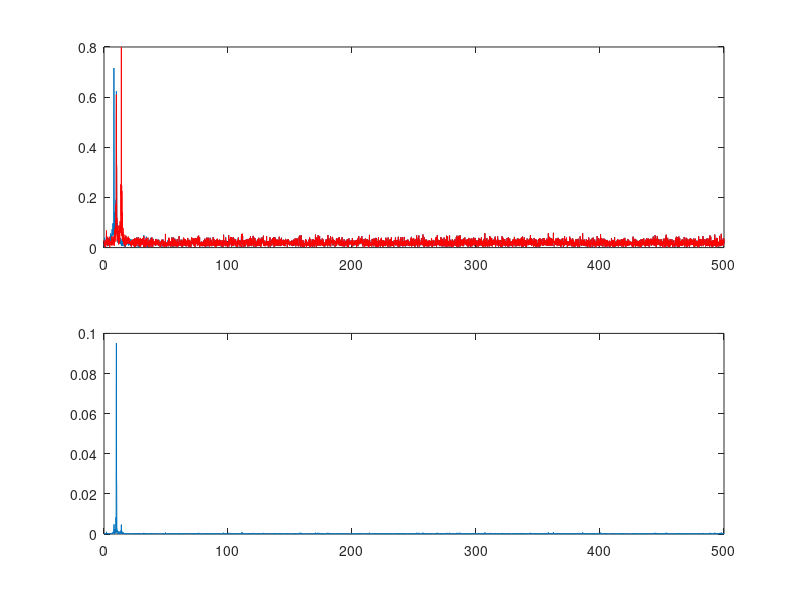

Reproduce this figure in MATLAB. (Note: this script raises an error after producing the figure.)

%%%%%%%%%%%%%%%%%%%%%%%%%%%%%%%%%%%%%%%%%%%%%%%%%%%%%%%%%%%%%%%%%%%%%%% spectral coherence 
srate = 1000; 
t = 0: 1/ srate: 9-1/ srate; 
n = length( t); 

% create signals 
f = [10 14 8]; 
k1 =( f( 1)/ srate)* 2* pi/ f( 1); 

sigA = sin( 2* pi.* f( 1).* t + k1* cumsum( 5* randn( 1, n))) + randn( size( t)); 
sigB = sin( 2* pi.* f( 2).* t + k1* cumsum( 5* randn( 1, n))) + sigA; 

sigA = sigA + sin( 2* pi.* f( 3).* t + k1* cumsum( 5* randn( 1, n))); 

% ---------------- signA e signB sono i segnali da cui calcolare la spectral cohertence 

% show power of each channel 
hz = linspace( 0, srate/ 2, floor( n/ 2) + 1); 
sigAx = fft( sigA)/ n; 
sigBx = fft( sigB)/ n; 
subplot( 211)
plot( hz, 2* abs( sigAx( 1: length( hz)))), hold on 
plot( hz, 2* abs( sigBx( 1: length( hz))),' r') 

% spectral coherence 
specX = abs( sigAx.* conj( sigBx)).^2; 
spectcoher = specX./( sigAx.* sigBx); 

powerCoher = spectcoher.*conj(spectcoher)/n;   % Power of the DFT
fm = min( find( powerCoher == max(powerCoher) ) * (srate/n) )
pause;  

subplot( 212) 
plot( hz, abs( spectcoher( 1: length( hz))))
pause;


%%%%%%%%%%%%%%%%%%%%%%%%%%%%%%%%%%%%%%%%%%%%%%%%%%%%%%%%%%%%%%%%%%%%%%%%%%%%%%%%%%%%%%%%% applying to the problem 
menv;

########################### CONSTANTS 
INTERICTAL_MODE = 1;
PREICTAL_MODE = 2;
TEST_MODE = 3;

NUMBER_OF_FILES = 2;
########################### loadind data sets and meta-data
printf("|--> generating features set ...\n");

%%dss = ["Dog_1"; "Dog_2"; "Dog_3"; "Dog_4"; "Dog_5"; "Patient_1"; "Patient_2"];
dss = ["Patient_2"];
cdss = cellstr (dss);

printf("|--> found %i data sets ... \n",size(cdss,1));
for i = 1:size(cdss,1)
  printf("|- %i - %s \n",i,cell2mat(cdss(i,1)));
endfor 

for i = 1:size(cdss,1)
  ds = cell2mat(cdss(i,1)); 
  printf("|---> processing %s  ...\n",ds);
  
  %% data files 
  %%pattern_interictal = ([curr_dir "/dataset/seizure-prediction/" ds "/" ds "/" ds "_interictal_segment*"]);
  pattern_interictal = ([curr_dir "/dataset/seizure-prediction/" ds "/" ds "_interictal_segment*"]);
  interictal_files = glob (pattern_interictal);
  
  %%pattern_preictal = ([curr_dir "/dataset/seizure-prediction/" ds "/" ds "/" ds "_preictal_segment*"]);
  pattern_preictal = ([curr_dir "/dataset/seizure-prediction/" ds "/" ds "_preictal_segment*"]);
  preictal_files = glob (pattern_preictal);
  
  %%pattern_test = ([curr_dir "/dataset/seizure-prediction/" ds "/" ds "/" ds "_test_segment*"]);
  pattern_test = ([curr_dir "/dataset/seizure-prediction/" ds "/" ds "_test_segment*"]);
  test_files = glob (pattern_test);
  
  %%%%%%%%%% main loop  
  for mode = 1:2
    printf("|---> mode = %i (1 = inter,2=preict,3=test) ...\n",mode);
    
    files = test_files;
    if (mode == INTERICTAL_MODE)
      files = interictal_files;
    elseif (mode == PREICTAL_MODE) 
      files = preictal_files;
    endif 
    
    for fi = 1:size(files,1)
      
      if (fi > NUMBER_OF_FILES) 
        break;  
      endif 
      
      fn = cell2mat(files(fi,1));
      printf("|-- processing %s  ...\n",fn);
      
      %%%%%%%%%%%%%%%%%%%%%%%%%%%%%
      seg = load  (fn);
      names = fieldnames(seg);
      name_seg = cell2mat(names);
      seg_struct = getfield(seg,name_seg);
      
      %% garbage collection .. 
      clear seg; 
      
      seg_struct_names = fieldnames(seg_struct);
      
      name = cell2mat(seg_struct_names(1,1));
      data = getfield(seg_struct,name);
      
      name = cell2mat(seg_struct_names(2,1));
      data_length_sec = getfield(seg_struct,name);
      
      name = cell2mat(seg_struct_names(3,1));
      sampling_fraquency = getfield(seg_struct,name);
      
      name = cell2mat(seg_struct_names(4,1));
      channels = getfield(seg_struct,name);
      
      %% garbage collection .. 
      clear seg_struct;
      
      %%% signal processing ... 
      spectcoher = []; 
      for i = 2:size(data,1)
        
          t = 0:1/sampling_fraquency:data_length_sec-1/sampling_fraquency;      
          n = length(t);
          
          sigAx = spectcoher; 
          if (i == 2)
             sigAx = fft( data(1,:)')/ n;
          endif
         
          sigBx = fft( data(i,:)')/ n; 
          
          % spectral coherence 
          specX = abs( sigAx.* conj( sigBx)).^2; 
          spectcoher = specX./( sigAx.* sigBx); 
          
          powerCoher = spectcoher.*conj(spectcoher)/n;   % Power of the DFT
          fm = min( find( powerCoher == max(powerCoher) ) * (sampling_fraquency/n) );
          
          printf("|---> spectral coherence among signal %i and before has fm = %f \n",i,fm);
          
          
      endfor
      %%%%%%%%%%%%%%%%%%%%%%%%%%%%%
      fflush(stdout);
    endfor 
  endfor 
endfor 

 

 %%%%%%%%%%%%%%%%%%%%%%%%%%%%%%%%%%%%%%%%%%%%%%%%%%%%%%%%%%%%%%%%%%%%%%% PCA
 % covariance of data 
 v = rand( 10); 
 c = chol( v* v'); 
 n = 10000; 
 % n time points 
 d = randn( n, size( v, 1))* c; 
 % subtract mean and compute covariance ---- d e' il segnale (10000 obs x 10 canali )
 d = bsxfun(@ minus, d, mean( d, 1)); 
 covar = (d'* d)./( n-1); 
 
 imagesc( covar)
 pause;
 
 % compute PCA and eigenvalues (ev) 
 [pc, ev] = eig( covar); 
 % re-sort components 
 #pc = pc(:, end:-1: 1); 
 % extract eigenvalues and covert to % 
 %%ev = diag( ev); ev = 100* ev( end:-1: 1)./ sum( ev); 
 ev = diag( ev); 
 ev = 100* ev./ sum( ev); 
 
 plot( ev,'-o')

 
 
 
 %%%%%%%%%%%%%%%%%%%%%%%%%%%%%%%%%%%%%%%%%%%%%%%%%%%%%%%%%%%%%%%%%%%%%%%%%%%%%%%%%%%%%%%%% applying to the problem 
menv;

########################### CONSTANTS 
INTERICTAL_MODE = 1;
PREICTAL_MODE = 2;
TEST_MODE = 3;

NUMBER_OF_FILES = 2;
########################### loadind data sets and meta-data
printf("|--> generating features set ...\n");

%%dss = ["Dog_1"; "Dog_2"; "Dog_3"; "Dog_4"; "Dog_5"; "Patient_1"; "Patient_2"];
dss = ["Patient_2"];
cdss = cellstr (dss);

printf("|--> found %i data sets ... \n",size(cdss,1));
for i = 1:size(cdss,1)
  printf("|- %i - %s \n",i,cell2mat(cdss(i,1)));
endfor 
 
 for i = 1:size(cdss,1)
  ds = cell2mat(cdss(i,1)); 
  printf("|---> processing %s  ...\n",ds);
  
  %% data files 
  %%pattern_interictal = ([curr_dir "/dataset/seizure-prediction/" ds "/" ds "/" ds "_interictal_segment*"]);
  pattern_interictal = ([curr_dir "/dataset/seizure-prediction/" ds "/" ds "_interictal_segment*"]);
  interictal_files = glob (pattern_interictal);
  
  %%pattern_preictal = ([curr_dir "/dataset/seizure-prediction/" ds "/" ds "/" ds "_preictal_segment*"]);
  pattern_preictal = ([curr_dir "/dataset/seizure-prediction/" ds "/" ds "_preictal_segment*"]);
  preictal_files = glob (pattern_preictal);
  
  %%pattern_test = ([curr_dir "/dataset/seizure-prediction/" ds "/" ds "/" ds "_test_segment*"]);
  pattern_test = ([curr_dir "/dataset/seizure-prediction/" ds "/" ds "_test_segment*"]);
  test_files = glob (pattern_test);
  
  %%%%%%%%%% main loop  
  for mode = 1:2
    printf("|---> mode = %i (1 = inter,2=preict,3=test) ...\n",mode);
    
    files = test_files;
    if (mode == INTERICTAL_MODE)
      files = interictal_files;
    elseif (mode == PREICTAL_MODE) 
      files = preictal_files;
    endif 
    
    for fi = 1:size(files,1)
      
      if (fi > NUMBER_OF_FILES) 
        break;  
      endif 
      
      fn = cell2mat(files(fi,1));
      printf("|-- processing %s  ...\n",fn);
      
      %%%%%%%%%%%%%%%%%%%%%%%%%%%%%
      seg = load  (fn);
      names = fieldnames(seg);
      name_seg = cell2mat(names);
      seg_struct = getfield(seg,name_seg);
      
      %% garbage collection .. 
      clear seg; 
      
      seg_struct_names = fieldnames(seg_struct);
      
      name = cell2mat(seg_struct_names(1,1));
      data = getfield(seg_struct,name);
      
      name = cell2mat(seg_struct_names(2,1));
      data_length_sec = getfield(seg_struct,name);
      
      name = cell2mat(seg_struct_names(3,1));
      sampling_fraquency = getfield(seg_struct,name);
      
      name = cell2mat(seg_struct_names(4,1));
      channels = getfield(seg_struct,name);
      
      %% garbage collection .. 
      clear seg_struct;
      
      %%% signal processing ... 
      
        
          t = 0:1/sampling_fraquency:data_length_sec-1/sampling_fraquency;      
          n = length(t);
          
          d = bsxfun(@ minus, data', mean( data', 1)); 
          covar = (d'* d)./( n-1);
          
          [pc, ev] = eig( covar); 
          ev = diag( ev); 
          ev = 100* ev./ sum( ev); 
          ev_main = sum(ev > 10);
          printf("|-- numero di PC che spiegano almeno il 10 perc. della variabilita' = %f  ...\n",ev_main);
 
          plot( ev,'-o')
          pause; 
          
      
      %%%%%%%%%%%%%%%%%%%%%%%%%%%%%
      fflush(stdout);
    endfor 
  endfor 
endfor 



########################### automatic  
menv;

########################### CONSTANTS 
INTERICTAL_MODE = 1;
PREICTAL_MODE = 2;
TEST_MODE = 3;

NUMBER_OF_FILES = 2;
########################### loadind data sets and meta-data
printf("|--> generating features set ...\n");

%%dss = ["Dog_1"; "Dog_2"; "Dog_3"; "Dog_4"; "Dog_5"; "Patient_1"; "Patient_2"];
dss = ["Dog_5"];
cdss = cellstr (dss);

interict_mat = [];
preict_mat = [];

printf("|--> found %i data sets ... \n",size(cdss,1));
for i = 1:size(cdss,1)
  printf("|- %i - %s \n",i,cell2mat(cdss(i,1)));
endfor 
 
 for i = 1:size(cdss,1)
  ds = cell2mat(cdss(i,1)); 
  printf("|---> processing %s  ...\n",ds);
  
  %% data files 
  %%pattern_interictal = ([curr_dir "/dataset/seizure-prediction/" ds "/" ds "/" ds "_interictal_segment*"]);
  pattern_interictal = ([curr_dir "/dataset/seizure-prediction/" ds "/" ds "_interictal_segment*"]);
  interictal_files = glob (pattern_interictal);
  
  %%pattern_preictal = ([curr_dir "/dataset/seizure-prediction/" ds "/" ds "/" ds "_preictal_segment*"]);
  pattern_preictal = ([curr_dir "/dataset/seizure-prediction/" ds "/" ds "_preictal_segment*"]);
  preictal_files = glob (pattern_preictal);
  
  %%pattern_test = ([curr_dir "/dataset/seizure-prediction/" ds "/" ds "/" ds "_test_segment*"]);
  pattern_test = ([curr_dir "/dataset/seizure-prediction/" ds "/" ds "_test_segment*"]);
  test_files = glob (pattern_test);
  
  %%%%%%%%%% main loop  
  interict_mat = zeros(size(interictal_files,1),11);
  preict_mat = zeros(size(preictal_files,1),11);
  
  for mode = 1:2
    printf("|---> mode = %i (1 = inter,2=preict,3=test) ...\n",mode);
    
    files = test_files;
    if (mode == INTERICTAL_MODE)
      files = interictal_files;
    elseif (mode == PREICTAL_MODE) 
      files = preictal_files;
    endif 
    
    for fi = 1:size(files,1)
      
      fn = cell2mat(files(fi,1));
      printf("|-- processing %s  ...\n",fn);
      
      %%%%%%%%%%%%%%%%%%%%%%%%%%%%%
      seg = load  (fn);
      names = fieldnames(seg);
      name_seg = cell2mat(names);
      seg_struct = getfield(seg,name_seg);
      
      %% garbage collection .. 
      clear seg; 
      
      seg_struct_names = fieldnames(seg_struct);
      
      name = cell2mat(seg_struct_names(1,1));
      data = getfield(seg_struct,name);
      
      name = cell2mat(seg_struct_names(2,1));
      data_length_sec = getfield(seg_struct,name);
      
      name = cell2mat(seg_struct_names(3,1));
      sampling_fraquency = getfield(seg_struct,name);
      
      name = cell2mat(seg_struct_names(4,1));
      channels = getfield(seg_struct,name);
      
      %% garbage collection .. 
      clear seg_struct;
      
      %%% signal processing ... 
      
        
          t = 0:1/sampling_fraquency:data_length_sec-1/sampling_fraquency;      
          n = length(t);
          
          d = bsxfun(@ minus, data', mean( data', 1)); 
          covar = (d'* d)./( n-1);
          
          [pc, ev] = eig( covar); 
          ev = diag( ev); 
          ev = 100* ev./ sum( ev); 
          ev_main = sum(ev > 10);
          printf("|-- numero di PC che spiegano almeno il 10 perc. della variabilita' = %f  ...\n",ev_main);
          
          BASE = 5;
          ev_5 = sum(ev > BASE+1);
          ev_6 = sum(ev > BASE+2);
          ev_7 = sum(ev > BASE+3);
          ev_8 = sum(ev > BASE+4);
          ev_9 = sum(ev > BASE+5);
          ev_10 = sum(ev > BASE+6);
          ev_11 = sum(ev > BASE+7);
          ev_12 = sum(ev > BASE+8);
          ev_13 = sum(ev > BASE+9);
          ev_14 = sum(ev > BASE+10);
          ev_15 = sum(ev > BASE+11);
          
          mat_to_fill = [];
          if (mode == INTERICTAL_MODE)
            mat_to_fill = interict_mat;
          elseif (mode == PREICTAL_MODE) 
            mat_to_fill = preict_mat;
          endif 
          
          mat_to_fill(fi,1) = ev_5;
          mat_to_fill(fi,2) = ev_6;
          mat_to_fill(fi,3) = ev_7;
          mat_to_fill(fi,4) = ev_8;
          mat_to_fill(fi,5) = ev_9;
          mat_to_fill(fi,6) = ev_10;
          mat_to_fill(fi,7) = ev_11;
          mat_to_fill(fi,8) = ev_12;
          mat_to_fill(fi,9) = ev_13;
          mat_to_fill(fi,10) = ev_14;
          mat_to_fill(fi,11) = ev_15;
                   
          if (mode == INTERICTAL_MODE)
            interict_mat = mat_to_fill;
          elseif (mode == PREICTAL_MODE)
            preict_mat = mat_to_fill;
          endif
      
      %%%%%%%%%%%%%%%%%%%%%%%%%%%%%
      fflush(stdout);
    endfor 
  endfor 
endfor

TH=1;
mean(interict_mat)
std(interict_mat)
sum(interict_mat > TH) / size(interict_mat,1)
                   
mean(preict_mat)
std(preict_mat)
sum(preict_mat <= TH) / size(preict_mat,1)
                   




